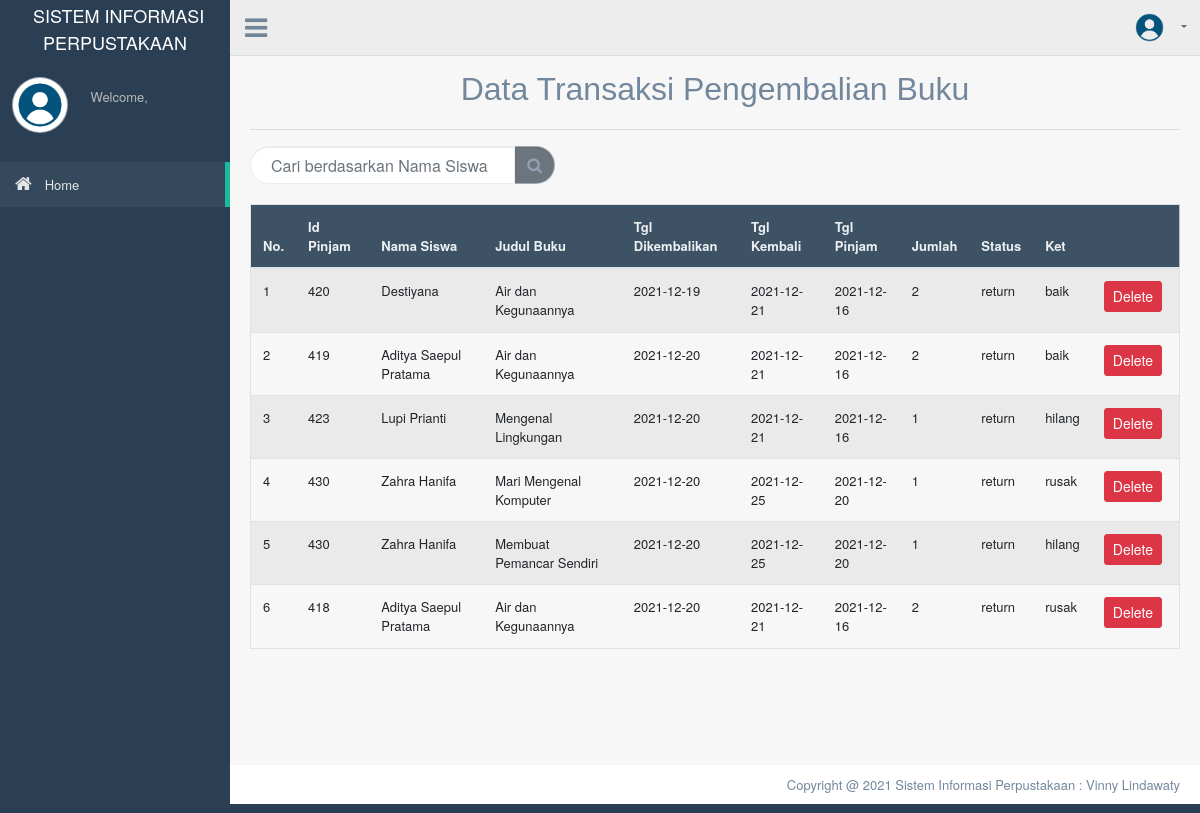
The app's page /index.php?page=pengembalian_data with its own data.
### tables this page shows
CREATE TABLE `pengembalian` (
  `id_kembali` int(10) NOT NULL,
  `tgl_dikembalikan` date DEFAULT NULL,
  `id_pinjam` int(10) NOT NULL,
  `keterangan` varchar(30) NOT NULL
);

CREATE TABLE `peminjaman` (
  `id_pinjam` int(10) NOT NULL,
  `id_anggota` int(5) NOT NULL,
  `nama_siswa` varchar(30) NOT NULL,
  `tgl_pinjam` date NOT NULL,
  `tgl_kembali` date NOT NULL,
  `status` varchar(7) NOT NULL
);

CREATE TABLE `detail_pinjam` (
  `id_detailpinjam` int(11) NOT NULL,
  `id_buku` int(7) NOT NULL,
  `judul_buku` varchar(40) NOT NULL,
  `jumlah` int(1) NOT NULL,
  `id_pinjam` int(10) NOT NULL
);

### pengembalian_data.php (the view, shortened to what this page needs)
<?php
include('koneksi.php');
?>
	<div class="container" style="margin-top:20px">
		<center><font size="6" face="Helvetica" >Data Transaksi Pengembalian Buku</font></center>
		<hr>
		<div class="table-responsive">
		<table class="table table-striped jambo_table bulk_action">
			<thead>
				<tr>
					<th> No. </th>
					<th> Id Pinjam </th>
					<th> Nama Siswa </th>
					<th> Judul Buku </th>
					<th> Tgl Dikembalikan </th>
					<th> Tgl Kembali </th>
					<th> Tgl Pinjam </th>
					<th> Jumlah </th>
					<th> Status </th>
					<th> Ket </th>
					<th>  </th>
				</tr>
			</thead>
			<tbody>
			</div>
			<form action="" method="POST">
			<div class="title_right">
                <div class="col-md-4 col-sm-4 col-xs-12 form-group pull-right top_search">
                  <div class="input-group">
                    <input type="text" class="form-control" name="qcari" placeholder="Cari berdasarkan Nama Siswa" required />
                    <span class="input-group-btn">
                      <button class="btn btn-secondary" type="submit"><i class="fa fa-search"></i></button>
                    </span>
                  </div>
			</form>
                </div>
              </div>
            </div>
			<?php
                    if (isset($_POST['qcari'])) {
                    $qcari = $_POST['qcari'];
                    $data = mysqli_query($koneksi,"SELECT * FROM pengembalian,detail_pinjam,peminjaman where peminjaman.id_pinjam = detail_pinjam.id_pinjam and detail_pinjam.id_detailpinjam = pengembalian.id_pinjam and nama_siswa LIKE '%".$qcari."%' or id_kembali LIKE '%".$qcari."%'");
                    }else{
                    $data = mysqli_query($koneksi,"SELECT * FROM pengembalian,detail_pinjam,peminjaman where peminjaman.id_pinjam = detail_pinjam.id_pinjam and detail_pinjam.id_detailpinjam = pengembalian.id_pinjam ")or die(mysqli_error());
					}
					$no = 1;
				?>
				<?php
					while($pengembalian=mysqli_fetch_assoc($data)) :
               		?>
					<tr>
					<td><?php echo $no++; ?></td>
					<td><?php echo $pengembalian['id_pinjam']; ?></td>
					<td><?php echo $pengembalian['nama_siswa']; ?></td>
					<td><?php echo $pengembalian['judul_buku']; ?></td>
					<td><?php echo $pengembalian['tgl_dikembalikan']; ?></td>
					<td><?php echo $pengembalian['tgl_kembali']; ?></td>
					<td><?php echo $pengembalian['tgl_pinjam']; ?></td>
					<td><?php echo $pengembalian['jumlah']; ?></td>
					<td><?php echo $pengembalian['status']; ?></td>
					<td><?php echo $pengembalian['keterangan']; ?></td>
					<td>
						<a href="pengembalian_delete.php?id_kembali=<?php echo $pengembalian['id_kembali'];?>" class="btn btn-danger btn-sm" onclick="return confirm(\'Yakin ingin menghapus data ini?\')">Delete</a>
					</td>
					</tr>
				<?php endwhile; ?>
	</div>

### records on screen
pengembalian: peminjaman.id_pinjam "420", peminjaman.nama_siswa "Destiyana", id_pinjam.judul_buku "Air dan Kegunaannya", tgl_dikembalikan "2021-12-19", peminjaman.tgl_kembali "2021-12-21", peminjaman.tgl_pinjam "2021-12-16", id_pinjam.jumlah "2", peminjaman.status "return", keterangan "baik"
pengembalian: peminjaman.id_pinjam "419", peminjaman.nama_siswa "Aditya Saepul Pratama", id_pinjam.judul_buku "Air dan Kegunaannya", tgl_dikembalikan "2021-12-20", peminjaman.tgl_kembali "2021-12-21", peminjaman.tgl_pinjam "2021-12-16", id_pinjam.jumlah "2", peminjaman.status "return", keterangan "baik"
pengembalian: peminjaman.id_pinjam "423", peminjaman.nama_siswa "Lupi Prianti", id_pinjam.judul_buku "Mengenal Lingkungan", tgl_dikembalikan "2021-12-20", peminjaman.tgl_kembali "2021-12-21", peminjaman.tgl_pinjam "2021-12-16", id_pinjam.jumlah "1", peminjaman.status "return", keterangan "hilang"
pengembalian: peminjaman.id_pinjam "430", peminjaman.nama_siswa "Zahra Hanifa", id_pinjam.judul_buku "Mari Mengenal Komputer", tgl_dikembalikan "2021-12-20", peminjaman.tgl_kembali "2021-12-25", peminjaman.tgl_pinjam "2021-12-20", id_pinjam.jumlah "1", peminjaman.status "return", keterangan "rusak"
pengembalian: peminjaman.id_pinjam "430", peminjaman.nama_siswa "Zahra Hanifa", id_pinjam.judul_buku "Membuat Pemancar Sendiri", tgl_dikembalikan "2021-12-20", peminjaman.tgl_kembali "2021-12-25", peminjaman.tgl_pinjam "2021-12-20", id_pinjam.jumlah "1", peminjaman.status "return", keterangan "hilang"
pengembalian: peminjaman.id_pinjam "418", peminjaman.nama_siswa "Aditya Saepul Pratama", id_pinjam.judul_buku "Air dan Kegunaannya", tgl_dikembalikan "2021-12-20", peminjaman.tgl_kembali "2021-12-21", peminjaman.tgl_pinjam "2021-12-16", id_pinjam.jumlah "2", peminjaman.status "return", keterangan "rusak"
